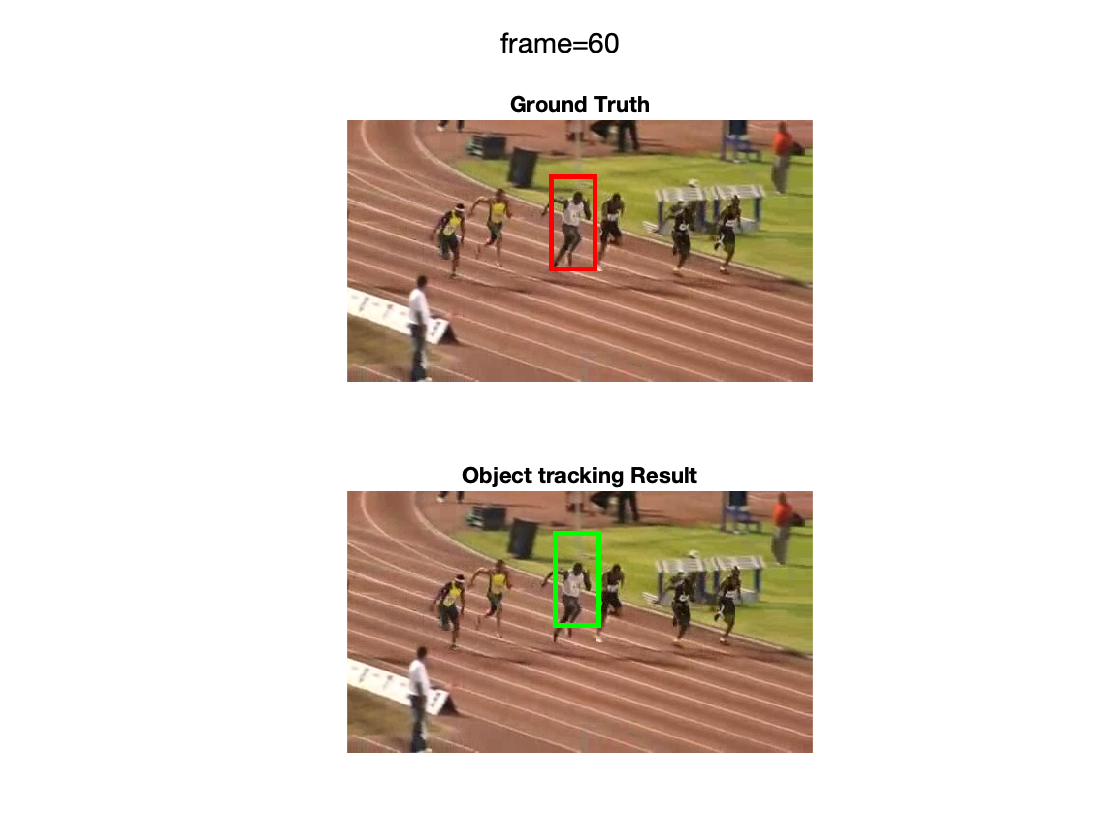
%> input picture boltS1.png, 1120 x 840 px
$ octave --eval "result = add_feature(imread('boltS1.png'));"   (GNU Octave 9; MATLAB toolbox functions it lacks are replaced by stand-ins)
%> lines starting %> are read from the running program, lines starting %| are printed output that depends on the picture; in (x1, y1, x2, y2) boxes, pixels count from 0 and x2, y2 are one past the last pixel; in counts of white or black regions, pixels touching at a corner belong together; the program's own positions count from 1
function [Pic] = add_feature(Pic, sigma)
%UNTITLED7 Summary of this function goes here
%   Detailed explanation goes here
if ~exist('sigma','var') || isempty(sigma)
    sigma=5;
end
p=rgb2gray(Pic);
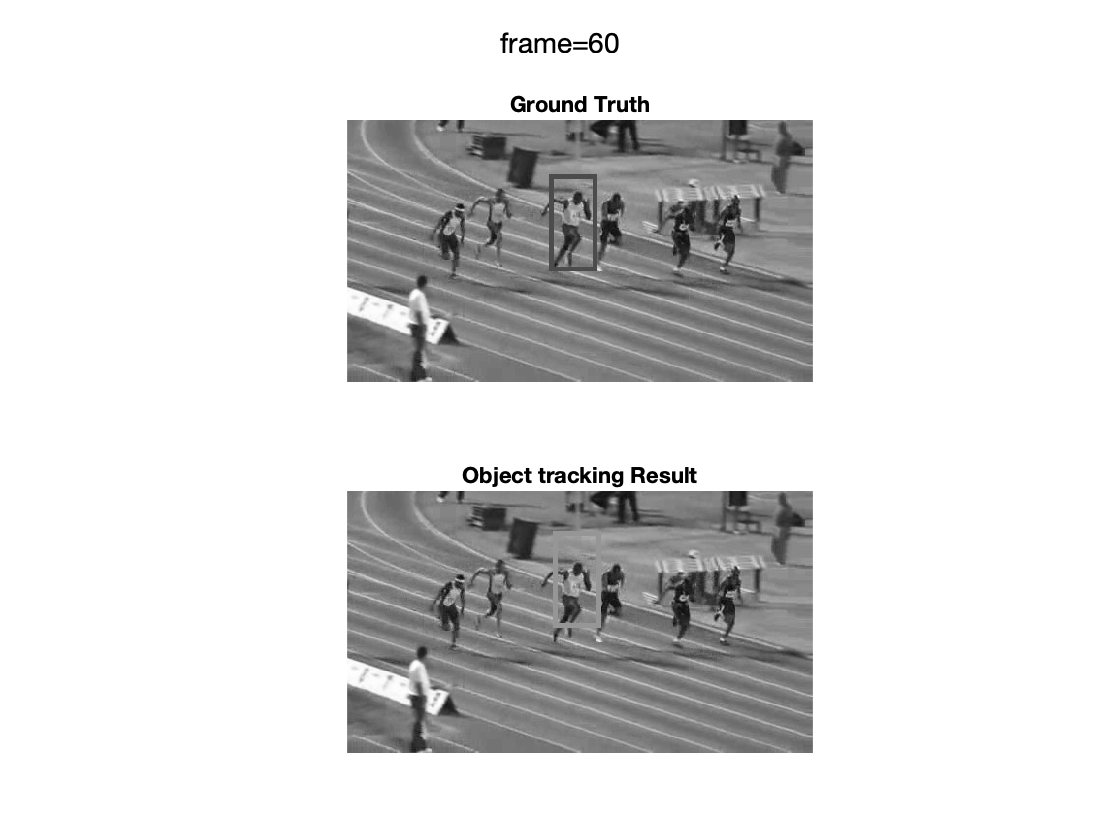
%> p: size 840x1120 uint8; min 0, max 255, mean 220.2
p2 = imgaussfilt(p,sigma);
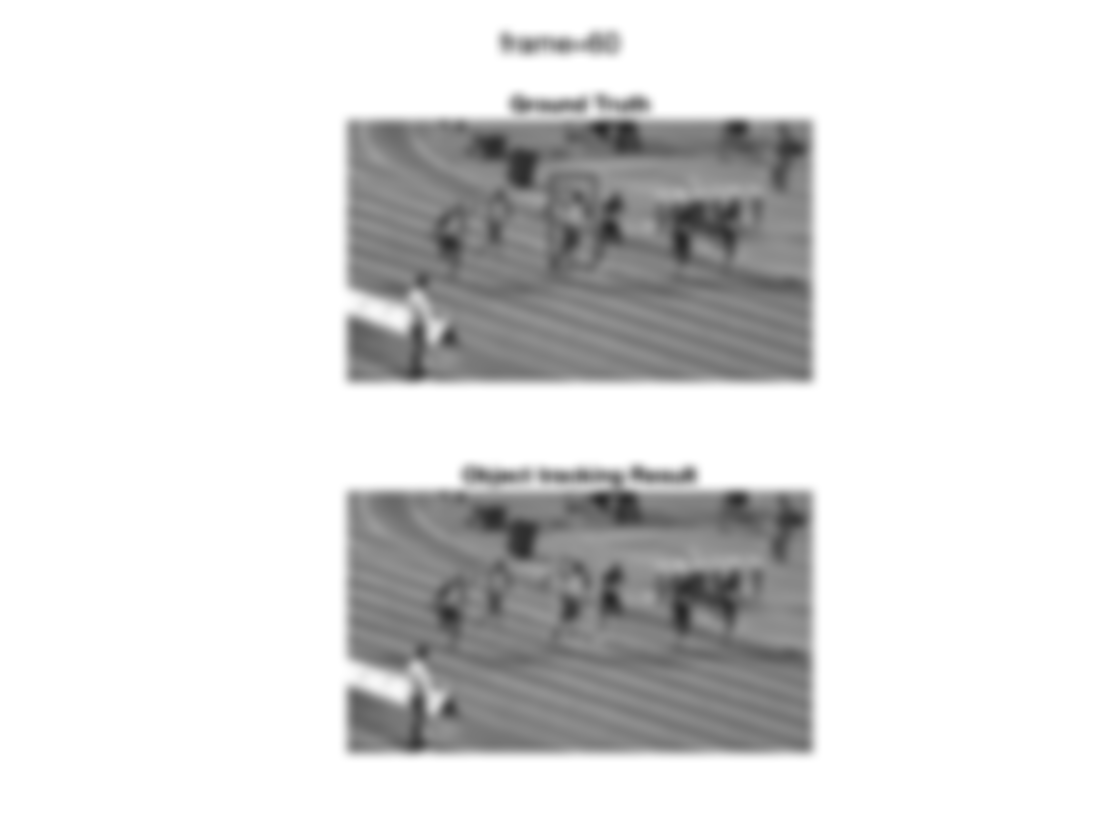
%> p2: size 840x1120 uint8; min 40, max 255, mean 220.2
E=edge(p2,'log');
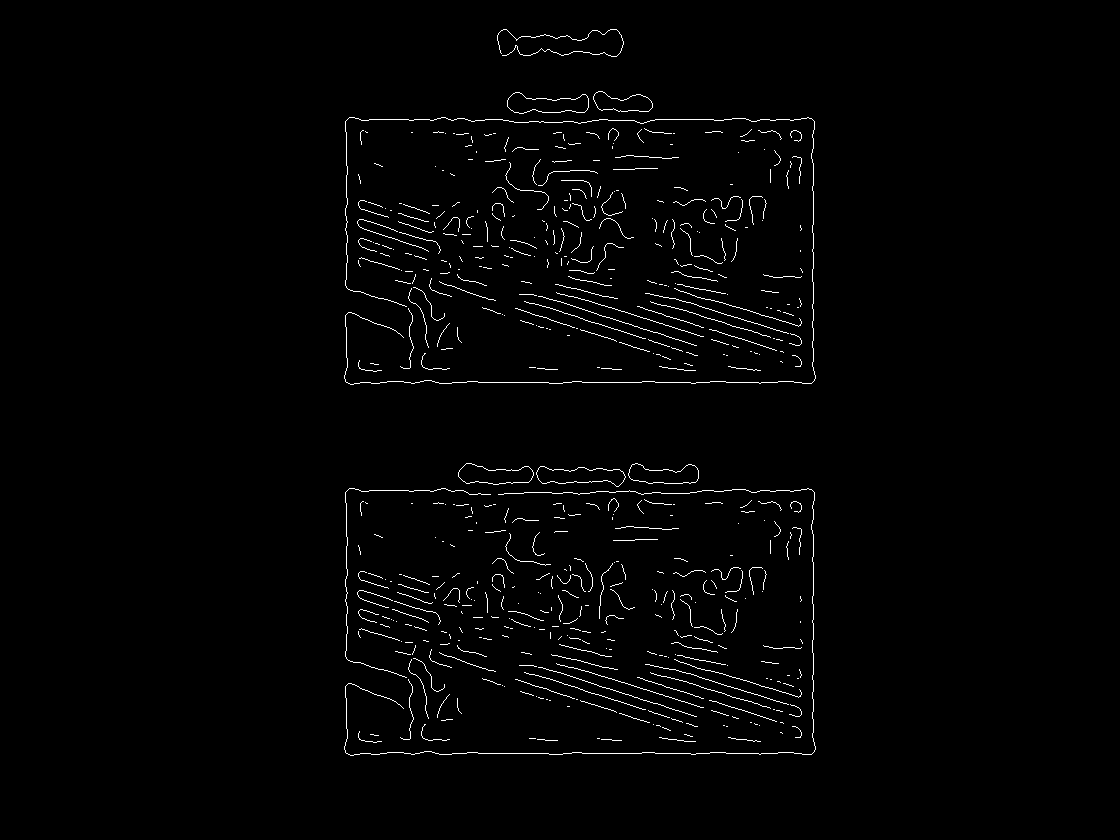
%> E: size 840x1120 logical; 1.5% white in thin lines or dots, all inside (x1, y1, x2, y2) = (344, 29, 816, 756)
Pic=cat(3,Pic,E);
end
